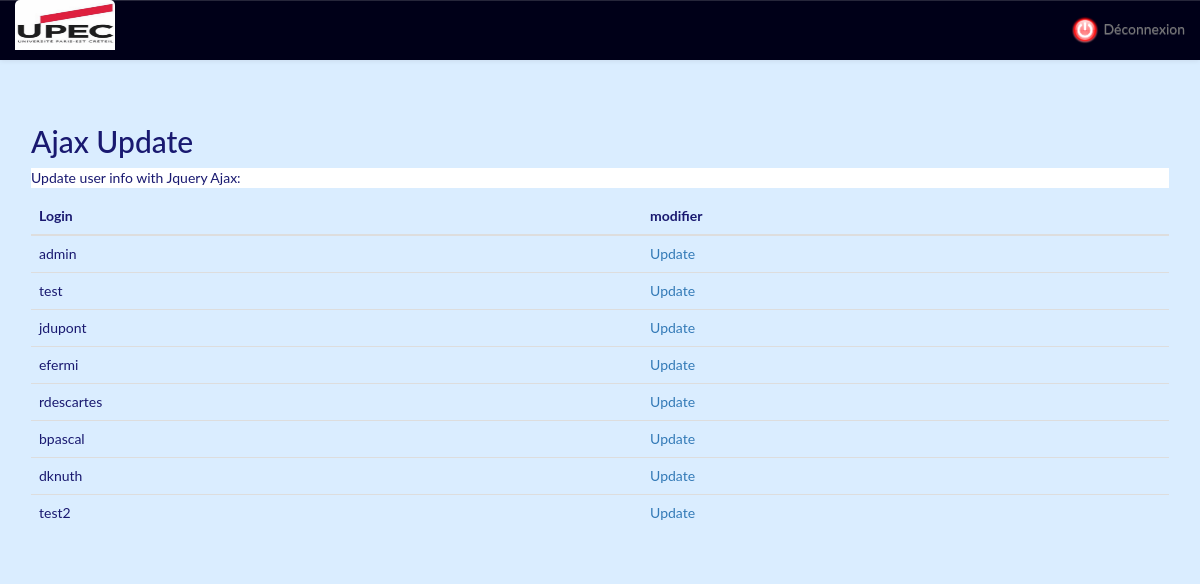
The app's page /utilisateurs/mod_ass_en.php (signed in) with its own data.
### tables this page shows
CREATE TABLE `users` (
  `uid` int(11) NOT NULL,
  `login` varchar(30) NOT NULL,
  `mdp` varchar(255) NOT NULL,
  `role` enum('user','admin') NOT NULL DEFAULT 'user'
);

### utilisateurs/mod_ass_en.php (the view, shortened to what this page needs)
<!DOCTYPE html>
<html lang="en">
<head>
  <link rel="stylesheet" href="https://maxcdn.bootstrapcdn.com/bootstrap/3.3.7/css/bootstrap.min.css">
</head>
<body>
<?php
include("../header.php");
 ?>
<div class="container">
<br/>
<br/>
<br/>
<br/>
  <h2>Ajax Update</h2>
  <p>Update user info with Jquery Ajax:</p>
  <table class="table">
    <thead>
      <tr>
        <th>Login</th>
        <th>modifier</th>
      </tr>
    </thead>
    <tbody>
      <?php
     include( "../db_config.php");
     try {
          $sql = "SELECT * FROM users";
          $st = $db->query($sql);
          foreach ($st as $row) {
            ?>
            <tr>
            <td data-target="login"><?php echo $row["login"]; ?></td>
            <td><a href="#" data-role='update' data-id=<?php echo $row['uid'];?> >Update</a></td>
                </tr>
                    <?php
    }
   }
catch(PDOException $e)
   {
   print "Erreur de connexion: ". $e->getMessage() . '<br/>' ;
   die();
}
?>
    </tbody>
  </table>
</div>
</body>
</html>

### style.css (style rules this page uses)
.container { padding: 5px 16px; }
body { font-family: "Lato", sans-serif; color:#191970; }
p { background: rgb(256, 256, 256); }
body { padding-top: 20px; background:rgb(218, 237, 255); }

### records on screen
users: login "admin"
users: login "test"
users: login "jdupont"
users: login "efermi"
users: login "rdescartes"
users: login "bpascal"
users: login "dknuth"
users: login "test2"
